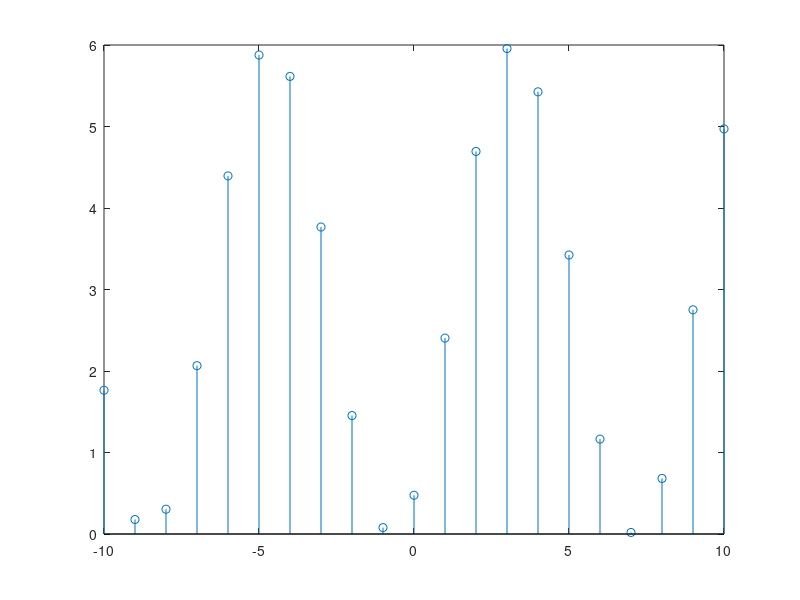

This figure's MATLAB source:
%..............................ALEF
n = -10:10;
n0=0;
delta=(n==n0);
stem(n,delta);
%................................B
n=-10:10;
n0=0;
x=(n>=n0+5)- (n>=n0-1) + 8.*(n==n0+3);
stem(n,x);
%.................................
n=-10:10;
x1=n.*(n>=0);
x2=-n.*(-n>=0);
x=3.*(x1+x2);
stem(n,x);
%..................................
n=-10:10;
x1=max(n,0);
x2=max(-n,0);
x=5-x2-x1;
stem(n,x);
%..................................
n=-10:10;
x1=2.5.*cos((n*pi)/3+2.5);
stem(n,x1);
%..................................
n=-10:10;
x=3*sin(4*(n/5)-1)+3;
stem(n,x);
